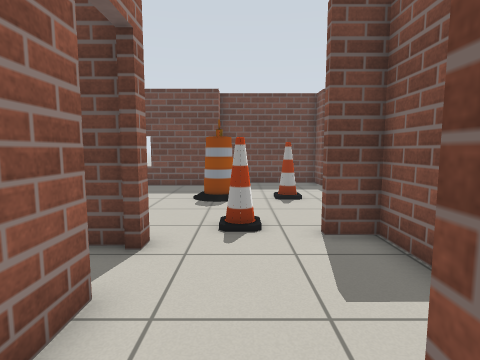
View 1 (above)

24 first-person views from a walk through a robot-simulator world made for Gazebo. The camera is 0.94 m above the floor, tilts 6° down and sees 80° across. The floor is counted in squares, 0.5 m on a side. Each view is taken from the middle of a square. On the plan, view 1 faces up. The plan holds only what a view shows up to about 16 squares ahead; the rest is blank. Simple patterns stand in for the simulator's built-in surfaces. Simple shapes stand in for some stock models.

View 2
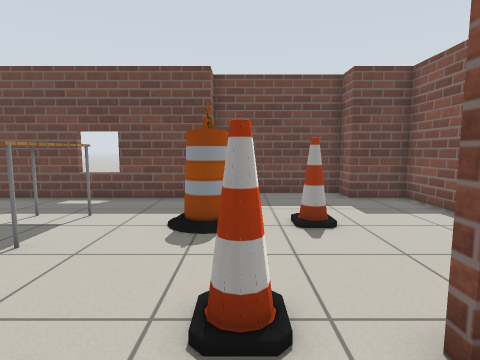

View 3
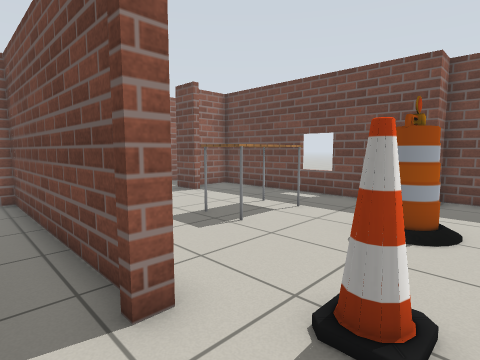

View 4
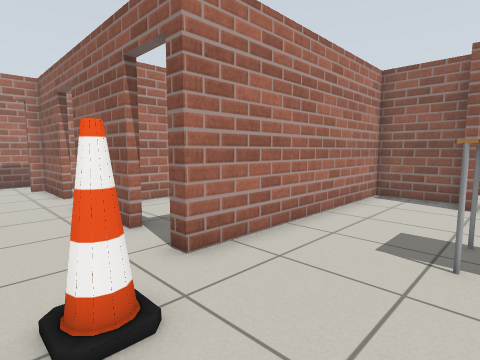

View 5
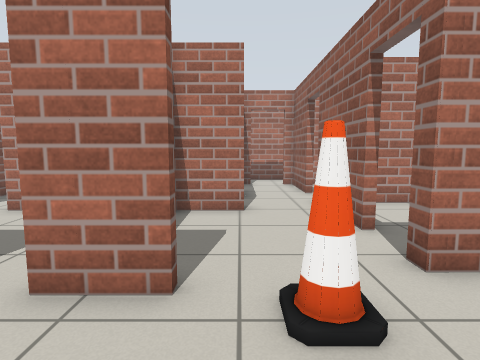

View 6
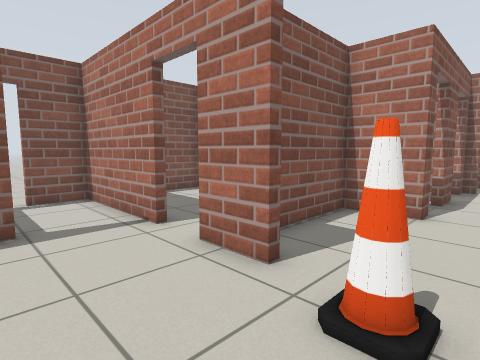

View 7
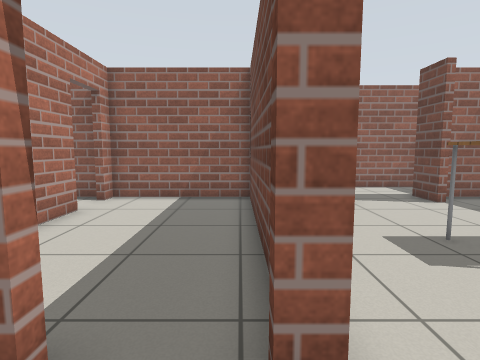

View 8
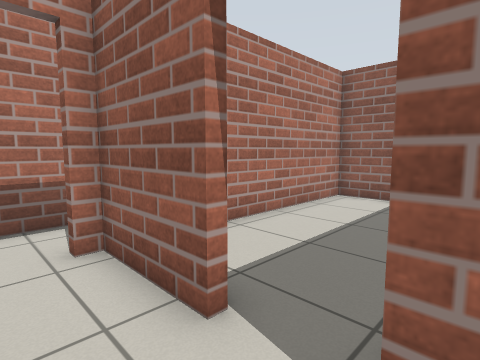

View 9
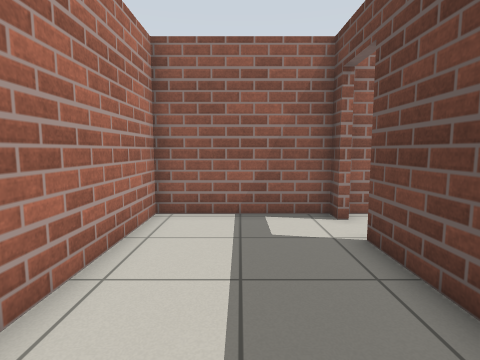

View 10
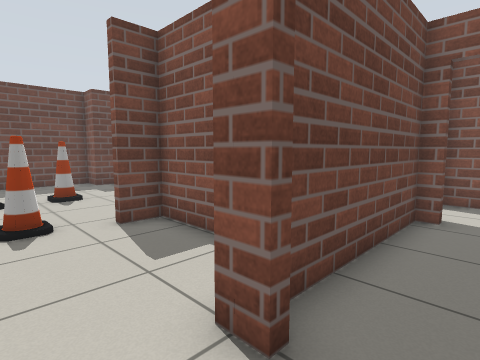

View 11
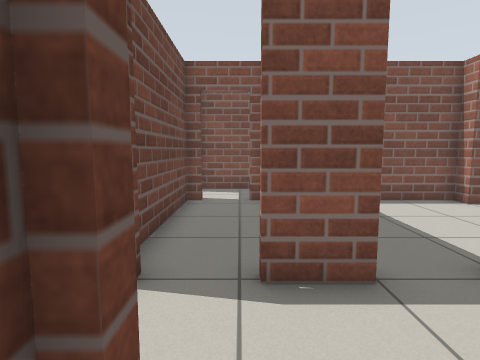

View 12
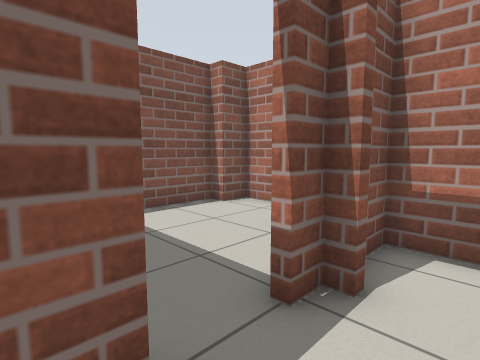

View 13
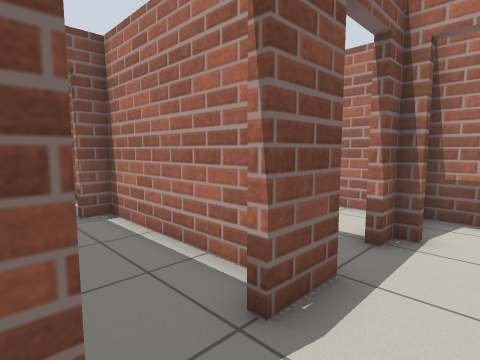

View 14
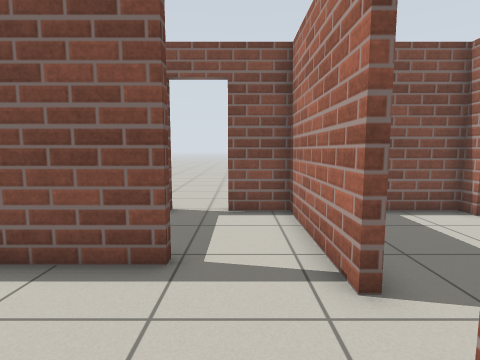

View 15
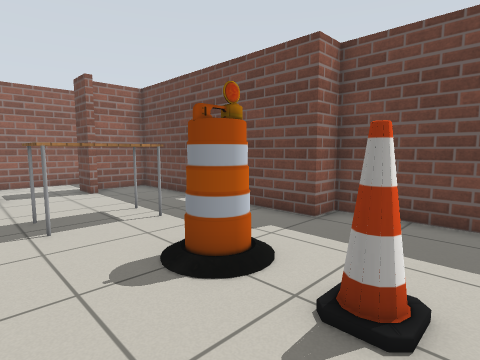

View 16
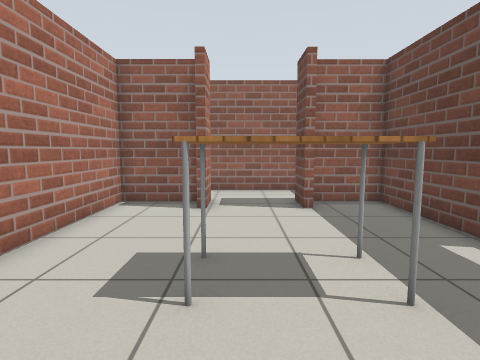

View 17
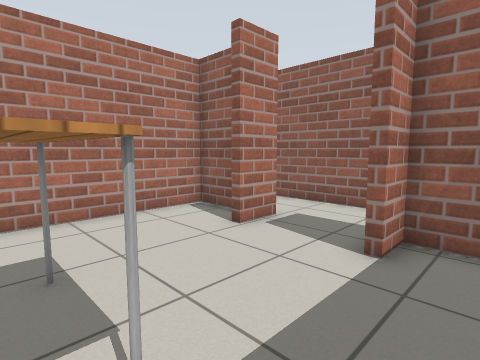

View 18
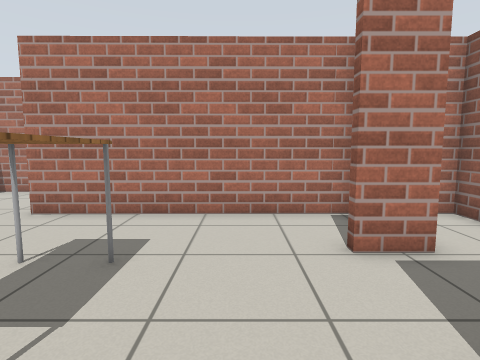

View 19
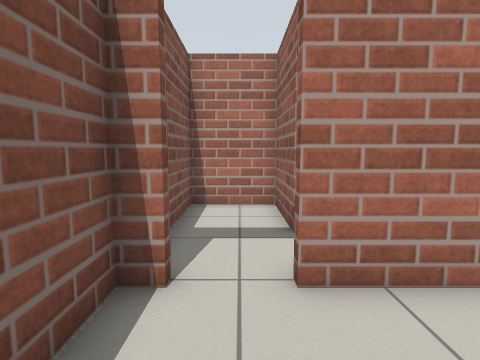

View 20
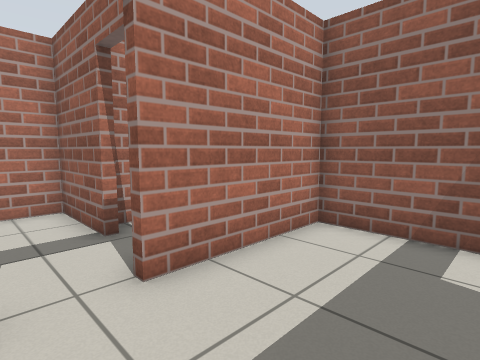

View 21
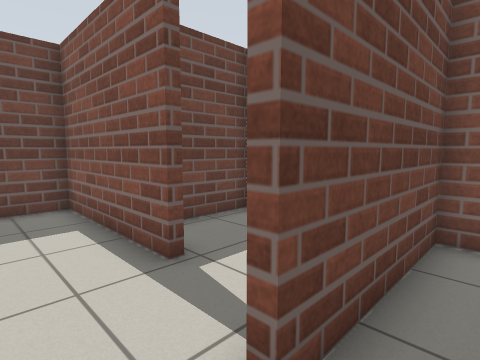

View 22
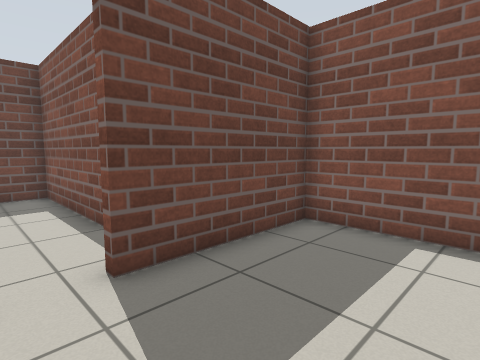

View 23
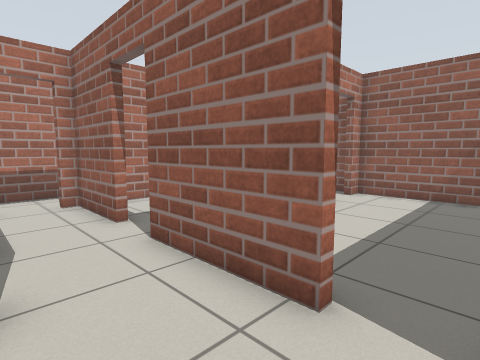

View 24
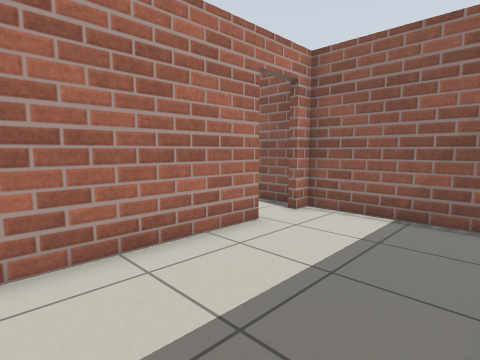

### Floor plan
Points are (right, up) in squares from view 1. A wall is a line through its corners. A room is listed if a view was taken in it or the views show most of it. See-through windows are left out.
Room 1 (views 1, 2, 3, 4, 5, 6, 7, 8, 10, 12, 13, 14, 15, 16, 17, 18, 23)
walls: (1.9, 6.5) (3.7, 6.5); (-1.9, 3.4) (-1.9, -0.6); (5.5, 6.5) (10.7, 6.5) (10.7, 8.4); (6.9, 9.2) (6.5, 9.2) (6.5, 15.1) (4.3, 15.1) (4.3, 16.3) (-1.1, 16.3) (-1.1, 15.1) (-11.3, 15.1) (-11.3, 12.4) (-10, 12.4); (0.9, 0.5) (0.9, 1.3) (3.1, 1.3) (3.1, 6.2) (1.9, 6.2); (-10.1, 8.9) (-10.1, 8.5); (-11.3, 8.5) (-11.3, 5.7) (-1.9, 5.8) (-1.9, 5.2); (-1.9, -2.4) (-1.9, -5.5); (10.7, 10.1) (10.7, 11.4) (8.3, 11.4); (0.9, -3) (0.9, -1.3); (0.9, -5.5) (0.9, -4.7)
ways out: open door at (-2, -1.5) to room 2; open door at (4.5, 6) to room 3; open door at (-2, 4.5) to room 4; open door at (1, -3.5) to room 5; open door at (1, -0.5) to room 6; opening at (-11.5, 10.5); open door at (-0.5, -6); open door at (11, 9.5)
objects: table (-6, 9) to (-5, 12); barrel (-1, 11) to (-1, 12); cone (0, 7); cone (2, 11)
Room 2 (views 9, 11)
walls: (-5.9, -0.4) (-8.9, -0.4); (-10.5, -0.4) (-11.3, -0.4) (-11.3, -5.5) (-2.9, -5.5)
ways out: open door at (-2, -1.5) to room 1; open door at (-9.5, 0) to room 4
Room 3 (views 19, 20, 21, 22)
walls: (3.4, 4.6) (3.4, 1.3) (8.2, 1.3); (10, 1.3) (10.7, 1.3) (10.7, 6.2) (5.5, 6.2)
ways out: open door at (4.5, 6) to room 1; open door at (9.5, 1) to room 7
Room 4 (view 24)
walls: (-8.9, -0.1) (-3.2, -0.1); (-2.2, 5.5) (-11.3, 5.4) (-11.3, -0.1) (-10.5, -0.1)
ways out: open door at (-2, 4.5) to room 1; open door at (-9.5, 0) to room 2
Room 5 (no view inside)
walls: (2.4, -7.9) (3.4, -7.9); (5.4, -10.1) (6.8, -10.1) (6.8, -8.9) (7.5, -8.9) (7.5, -6.1)
ways out: open door at (1, -3.5) to room 1
Room 6 (no view inside)
walls: (1.3, -2.2) (7.5, -2.2) (7.5, -1.3); (7.5, 1) (1.8, 1)
ways out: open door at (1, -0.5) to room 1; open door at (8, -0.5) to room 7
Room 7 (no view inside)
walls: (7.8, -1.3) (7.8, -4.7) (10.7, -4.7) (10.7, 1)
ways out: open door at (9.5, 1) to room 3; open door at (8, -0.5) to room 6

Where each view was taken, in squares from view 1:
view 1: 0 up, 0 right, facing up
view 2: 4 up, 0 right, facing up
view 3: 4 up, 1 right, facing up-left
view 4: 10 up, 1 right, facing down-left
view 5: 10 up, 1 right, facing down
view 6: 10 up, 1 left, facing down-right
view 7: 5 up, 0 right, facing left
view 8: 0 up, 0 right, facing down-left
view 9: 3 down, 3 left, facing left
view 10: 1 down, 1 left, facing up-right
view 11: 1 down, 3 left, facing right
view 12: 2 down, 1 left, facing down-right
view 13: 1 up, 1 left, facing down-right
view 14: 8 up, 2 right, facing right
view 15: 8 up, 3 right, facing up-left
view 16: 10 up, 1 left, facing left
view 17: 14 up, 5 left, facing down-left
view 18: 14 up, 8 left, facing down
view 19: 5 up, 9 right, facing down
view 20: 5 up, 10 right, facing down-left
view 21: 5 up, 4 right, facing up-right
view 22: 2 up, 4 right, facing up-right
view 23: 5 up, 1 right, facing down-left
view 24: 5 up, 3 left, facing down-left
